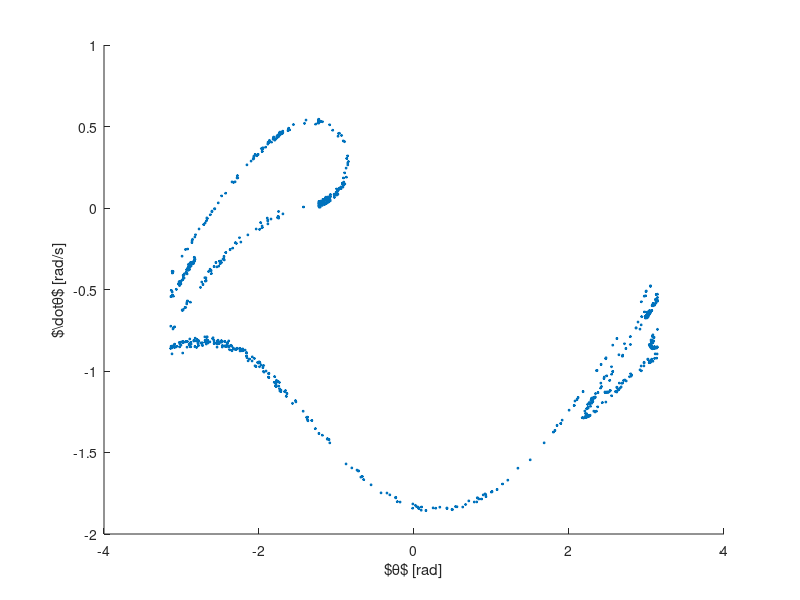

The MATLAB script that drew this image:
%%%%%%%%%%%%%%%%%%%%%%%%%%%%%%%%%%%%%%%%%%%%%%%%%%%%%%%%%%%%%%%%%%%%%%%
% Análise Dinâmica de um Pêndulo Forçado - Secções de Poincaré
%%%%%%%%%%%%%%%%%%%%%%%%%%%%%%%%%%%%%%%%%%%%%%%%%%%%%%%%%%%%%%%%%%%%%%%

clc
clear
close all

%%%%%%%%%%%%%%%%%%%%%%%%%%%%%%%%%%%%%%%%%%%%%%%%%%%%%%%%%%%%%%%%%%%%%%%

%set(0,"defaultaxesfontsize",15)
%set(0,"defaulttextfontname","arial")
%set(0,"defaulttextfontsize",15)

%%%%%%%%%%%%%%%%%%%%%%%%%%%%%%%%%%%%%%%%%%%%%%%%%%%%%%%%%%%%%%%%%%%%%%%
% Parâmetros de Simulação

l = 9.8;  % comprimento do fio [m]
g = 9.8;  % gravidade [m/s^2]
c = 0.5;  % amortecimento [N.s/m]

N  = 150000; % número de mostras
dt = 0.1; % período de amostragem
t = 0:dt:(N-1)*dt; % vetor tempo de simulação

% Força
A = 1.2; % condição que dá caos
%A = 0.5;    % amplitude da força de excitação
Omega = 2/3;  % frequência de excitação em rad/s
F = A*sin(Omega*t); % sinal de força de excitação

%%%%%%%%%%%%%%%%%%%%%%%%%%%%%%%%%%%%%%%%%%%%%%%%%%%%%%%%%%%%%%%%%%%%%%%
% Pêndulo Livre
% condições iniciais  

theta(1) = pi/4;
dottheta(1) = 0;
ddottheta(1) = F(1)-(g/l)*sin(theta(1)) - c*dottheta(1);
  
for k = 2:N
  % Aproximando usando o método de Runge-Kutta de 4.º ordem          
  % Parâmetros k para aproximar theta(i) e dottheta(i)
	% vetor de estados é z = [theta dottheta]'
	% dz = F(z); dz(1) = dotz(1) = dottheta
	% dz(2) = -(g/l)*sin(theta) = ddottheta

  % Cálculo das constantes
	k1a = dottheta(k-1);
	k1b = F(k-1)-(g/l)*sin(theta(k-1)) - c*dottheta(k-1); % ddotheta(i-1)

	k2a = dottheta(k-1) + dt*0.5*k1b; 
	k2b = F(k-1)-(g/l)*sin(theta(k-1) + dt*0.5*k1a) - c*k2a;

	k3a = dottheta(k-1) + dt*0.5*k2b;
	k3b =  F(k-1)-(g/l)*sin(theta(k-1) +dt*0.5*k2a)-c*k3a;

	k4a = dottheta(k-1) + dt*k3b;
	k4b =  F(k-1)-(g/l)*sin(theta(k-1) + dt*k3a)-c*k4a;

	% aproximação de theta(i)
	theta(k) = theta(k-1) + dt*(k1a+2*k2a+2*k3a+k4a)/6;
	% aproximação de dottheta(i)
 	dottheta(k) = dottheta(k-1) + dt*(k1b+2*k2b+2*k3b+k4b)/6;
  % aproximação de ddotheta(i)
  ddottheta(k) = F(k)-(g/l)*sin(theta(k)) - c*dottheta(k);

end

%%%%%%%%%%%%%%%%%%%%%%%%%%%%%%%%%%%%%%%%%%%%%%%%%%%%%%%%%%%%%%%%%%%%%%%
% Only plot omega and theta point when omega is in phase with the driving force Omega_

theta1 = mod(theta+pi, 2*pi)-pi; % convertando tudo no intervalo -pi a pi
%theta1 = theta;
I=find(abs(rem(t,2*pi/Omega)) > dt/2);
theta1(I)=NaN;
dottheta(I)=NaN;

figure(1)
scatter (theta1(1500:end),dottheta(1500:end),2); hold on
%plots the numerical solution 
plot(theta1(1500:end),dottheta(1500:end),'.')
xlabel('$\theta$ [rad]')
ylabel('$\dot\theta$ [rad/s]')
xlim([-4 4])
ylim([-2 1])
saveas(1,'poincareccaos.tex')

%%%%%%%%%%%%%%%%%%%%%%%%%%%%%%%%%%%%%%%%%%%%%%%%%%%%%%%%%%%%%%%%%%%%%%%